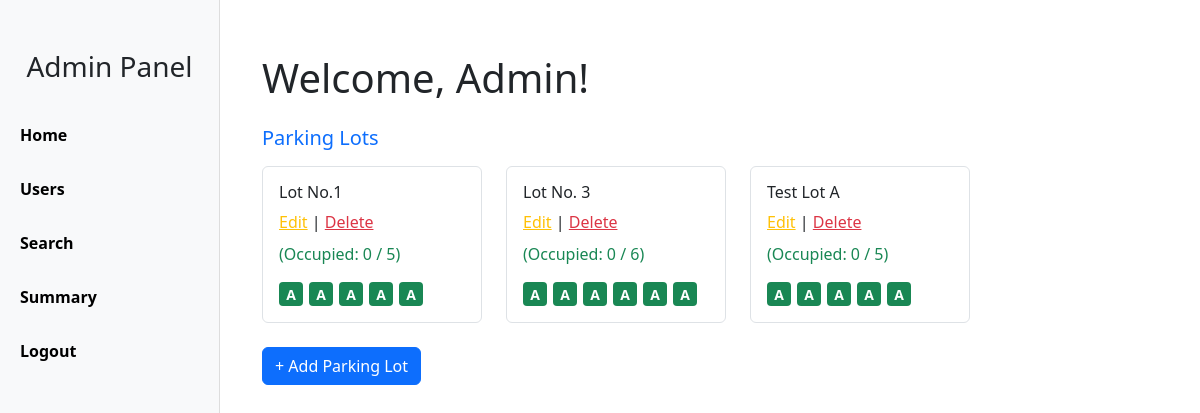
The app's page /admin/dashboard with its own data.
### tables this page shows
CREATE TABLE parking_lots (
            id INTEGER PRIMARY KEY AUTOINCREMENT,
            name TEXT,
            price REAL,
            address TEXT,
            pincode TEXT,
            total_spots INTEGER
        );

CREATE TABLE parking_spot (
            id INTEGER PRIMARY KEY AUTOINCREMENT,
            lot_id INTEGER NOT NULL,
            spot_number INTEGER NOT NULL,
            is_booked INTEGER DEFAULT 0,
            FOREIGN KEY (lot_id) REFERENCES parking_lot(id) ON DELETE CASCADE
        );

### app.py (the view)
@app.route('/admin/dashboard')
def admin_dashboard():
    conn = get_db_connection()
    lots = conn.execute("SELECT * FROM parking_lots").fetchall()
    parking_lots = []
    for lot in lots:
        lot_id = lot["id"]
        spots = conn.execute("SELECT spot_number, is_booked FROM parking_spot WHERE lot_id = ?", (lot_id,)).fetchall()
        occupied_count = sum(1 for spot in spots if spot["is_booked"])
        total_count = len(spots)
        parking_lots.append({
            "id": lot_id,
            "name": lot["name"],
            "occupied": occupied_count,
            "total": total_count,
            "parking_spot": spots
        })
    conn.close()
    return render_template("admin_dashboard.html", parking_lots=parking_lots)

### backend/models/db.py (called while the page is built)
def get_db_connection():
    conn = sqlite3.connect(DB_NAME)
    conn.row_factory = sqlite3.Row  # allows dict-style access to rows
    return conn

### templates/admin_dashboard.html (shortened to what this page needs)
<!DOCTYPE html>
<html lang="en">
<head>
  <link href="https://cdn.jsdelivr.net/npm/bootstrap@5.3.0/dist/css/bootstrap.min.css" rel="stylesheet">
</head>
<body>
  <div class="sidebar">
    <h3 class="text-center mb-4">Admin Panel</h3>
    <a href="/admin/dashboard">Home</a>
    <a href="/admin/users">Users</a>
    <a href="/admin/search">Search</a>
    <a href="/admin/summary">Summary</a>
    <a href="/logout">Logout</a>
  </div>
  <div class="content">
    <div class="container mt-4">
    <h1 class="mb-4">Welcome, Admin!</h1>
      <h5 class="text-primary mb-3">Parking Lots</h5>
      <div class="d-flex flex-wrap gap-4">
        {% for lot in parking_lots %}
            <div class="border rounded p-3" style="min-width: 220px;">
                <h6>{{ lot.name }}</h6>
                <a href="{{ url_for('edit_lot', lot_id=lot.id) }}" class="text-warning">Edit</a> |
                <a href="{{ url_for('delete_lot', lot_id=lot.id) }}" class="text-danger">Delete</a>
                <p class="text-success mt-2">(Occupied: {{ lot.occupied }} / {{ lot.total }})</p>
                <div class="d-flex flex-wrap" style="gap: 6px;">
                {% for spot in lot.parking_spot %}
                    {% set status = 'O' if spot.is_booked|string == '1' else 'A' %}
                    <div class="spot-box {% if status == 'A' %}bg-success text-white{% else %}bg-danger text-white{% endif %}">
                    {{ status }}
                    </div>
                {% endfor %}
                </div>
            </div>
            {% endfor %}
      </div>
    <button type="button" class="btn btn-primary mt-4" data-bs-toggle="modal" data-bs-target="#addLotModal">
      + Add Parking Lot
    </button>
  </div>
  </div>
</body>
</html>

### templates/admin_dashboard.html (style rules this page uses)
body { font-family: 'Segoe UI', sans-serif; }
.sidebar { height: 100vh; width: 220px; position: fixed; top: 0; left: 0; background-color: #f8f9fa; padding-top: 50px; border-right: 1px solid #ddd; }
.sidebar a { display: block; padding: 15px 20px; text-decoration: none; color: #000; font-weight: 600; }
.content { margin-left: 220px; padding: 30px; }
.spot-box { width: 24px; height: 24px; display: flex; align-items: center; justify-content: center; font-weight: bold; border-radius: 4px; font-size: 14px; }

### records on screen
parking_lots: name "Lot No.1", occupied "0", total "5"
parking_spot: status "A"
parking_spot: status "A"
parking_spot: status "A"
parking_spot: status "A"
parking_spot: status "A"
parking_lots: name "Lot No. 3", occupied "0", total "6"
parking_spot: status "A"
parking_spot: status "A"
parking_spot: status "A"
parking_spot: status "A"
parking_spot: status "A"
parking_spot: status "A"
parking_lots: name "Test Lot A", occupied "0", total "5"
parking_spot: status "A"
parking_spot: status "A"
parking_spot: status "A"
parking_spot: status "A"
parking_spot: status "A"
